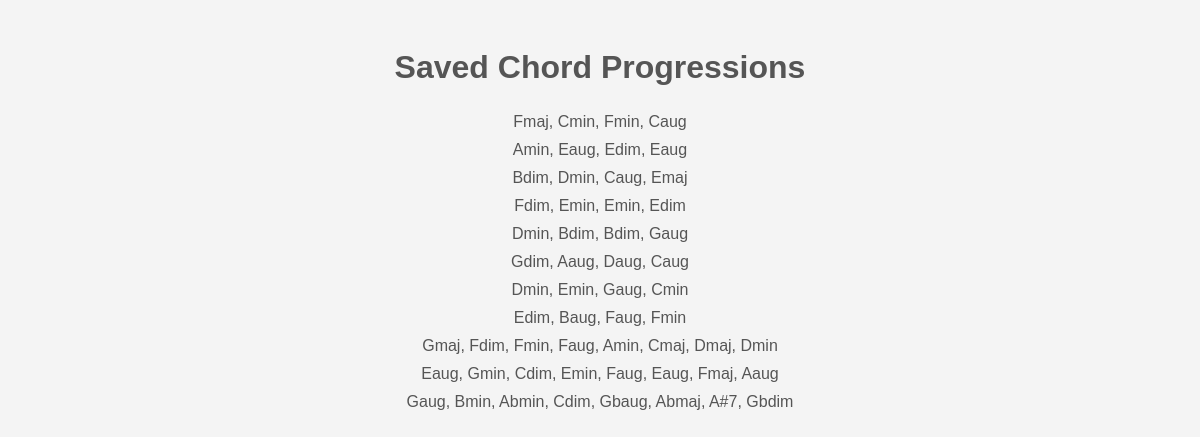
Page /saved_progressions/ on the committed database.
### jazzgen/models.py (models this page shows, shortened)
class ChordProgression(models.Model):
    progression = models.TextField()  # Stores the progression as a comma-separated string
    created_at = models.DateTimeField(auto_now_add=True)  # Automatically set when saved

### jazzgen/views.py (the view)
# urls.py: path('saved_progressions/', views.display_progressions, name='saved_progressions'),
def display_progressions(request):
    progressions = ChordProgression.objects.all()
    return render(request, 'progressions.html', {'progressions': progressions})

### jazzgen/templates/progressions.html (shortened to what this page needs)
<!DOCTYPE html>
<html>
<head>
</head>
<body>
    <h1>Saved Chord Progressions</h1>
    <ul>
        {% for progression in progressions %}
            <li>{{ progression.progression }}</li>
        {% empty %}
            <li>No chord progressions saved yet.</li>
        {% endfor %}
    </ul>
</body>
</html>

### jazzgen/templates/progressions.html (style rules this page uses)
body { font-family: Arial, sans-serif; background-color: #f4f4f4; color: #555; text-align: center; padding: 20px; }
ul { list-style-type: none; padding: 0; }
li { padding: 5px 0; }

### rows in the picture
ChordProgression: progression "Fmaj, Cmin, Fmin, Caug"
ChordProgression: progression "Amin, Eaug, Edim, Eaug"
ChordProgression: progression "Bdim, Dmin, Caug, Emaj"
ChordProgression: progression "Fdim, Emin, Emin, Edim"
ChordProgression: progression "Dmin, Bdim, Bdim, Gaug"
ChordProgression: progression "Gdim, Aaug, Daug, Caug"
ChordProgression: progression "Dmin, Emin, Gaug, Cmin"
ChordProgression: progression "Edim, Baug, Faug, Fmin"
ChordProgression: progression "Gmaj, Fdim, Fmin, Faug, Amin, Cmaj, Dmaj, Dmin"
ChordProgression: progression "Eaug, Gmin, Cdim, Emin, Faug, Eaug, Fmaj, Aaug"
ChordProgression: progression "Gaug, Bmin, Abmin, Cdim, Gbaug, Abmaj, A#7, Gbdim"
